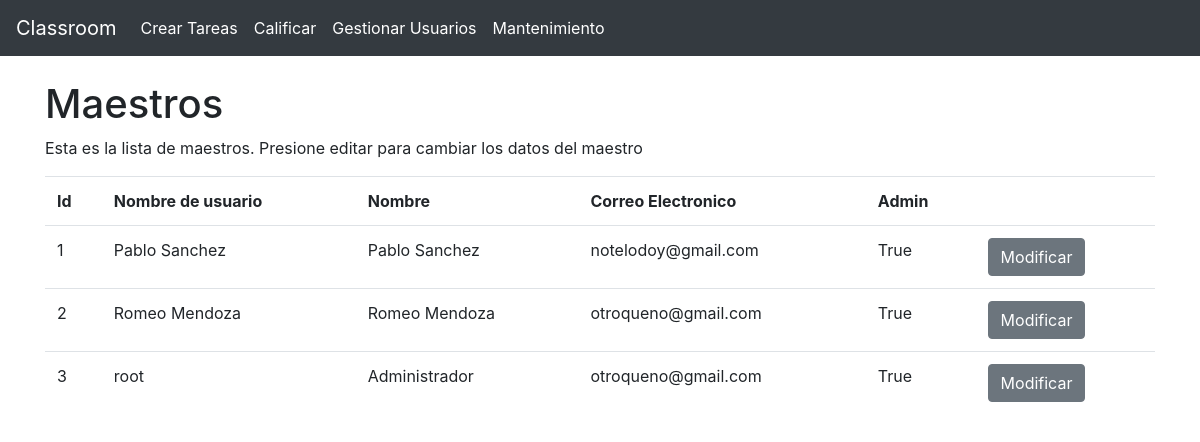
The app's page /gestionDeUsuarios/actualizarM/0 (signed in), older data.
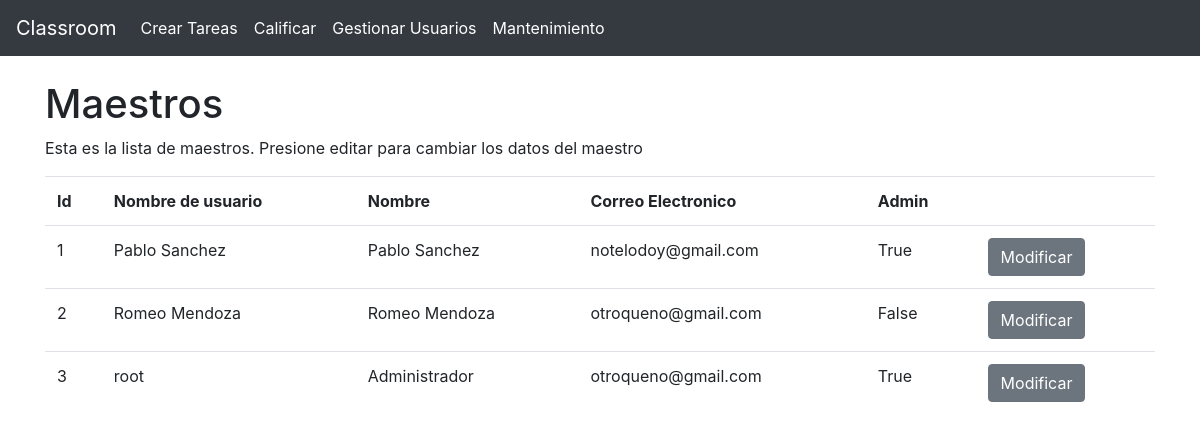
The same page, newer data.
### app.py (models this page shows)
class Maestro(db.Model):
    Id                = db.Column(db.Integer, primary_key=True)
    NombreUsuario     = db.Column(db.String(30), unique=True, nullable=False)
    Contrasena        = db.Column(db.String(32), nullable=False)
    Nombre            = db.Column(db.String(30), nullable=False)
    CorreoElectronico = db.Column(db.String(30), nullable=False)
    Admin             = db.Column(db.Boolean, nullable=False)
    clases            = db.relationship("Clases", backref="clasesPorMaestro")

### app.py (the view)
@app.route("/gestionDeUsuarios/actualizarM/<int:id>", methods=["GET", "POST"])
def gestionUsuariosActualizarM(id):
    if not "type" in session:
        flash("Cuidado mano, que tengo tu ip")
        return redirect("/")
    if session["type"] != "Admin":
        flash("Cuidado, que tengo tu IP")
        return redirect("/")
    if request.method == "POST":
        if id != 0:
            nMaestro = Maestro.query.get(id)
            contra = request.form.get("contrasena")
            if contra != "":
                nMaestro.Contrasena = hash.hash_passwd(contra)
            nMaestro.NombreUsuario     = request.form.get("nombreUsuario")
            nMaestro.Nombre            = request.form.get("nombre")
            nMaestro.CorreoElectronico = request.form.get("correoElectronico")
            nMaestro.Admin             = request.form.get("admin") == "on"
            db.session.commit()
        return redirect("/gestionDeUsuarios/actualizarM/0")
    else:
        if id == 0:
            maestros = Maestro.query.all()
            return render_template("enlistarM.html", type=session["type"], maestros=maestros)
        else:
            maestro = Maestro.query.get(id)
            return render_template("modificarM.html", type=session["type"], maestro=maestro)

### templates/enlistarM.html
{% extends "base.html" %}
{% block contenido %}
<br>
<h1>Maestros</h1>
<p>Esta es la lista de maestros. Presione editar para cambiar los datos del maestro</p>
<table class="table">
    <tr>
        <th>Id</th>
        <th>Nombre de usuario</th>
        <th>Nombre</th>
        <th>Correo Electronico</th>
        <th>Admin</th>
        <th></th>
    </tr>
    {% for maestro in maestros %}
    <tr>
        <td>{{ maestro.Id }}</th>
        <td>{{ maestro.NombreUsuario }}</th>
        <td>{{ maestro.Nombre }}</th>
        <td>{{ maestro.CorreoElectronico }}</th>
        <td>{{ maestro.Admin }}</th>
        <td><a class="btn btn-secondary" href="/gestionDeUsuarios/actualizarM/{{ maestro.Id }}">Modificar</a></th>
    </tr>
    {% endfor %}
</table>
{% endblock %}

### templates/base.html (shortened to what this page needs)
<!DOCTYPE html>
<html>
    <head>
        <link rel="stylesheet" href="https://stackpath.bootstrapcdn.com/bootstrap/4.5.0/css/bootstrap.min.css">
    </head>
    <body>
           <div class="fluid-container">
             <div class="row" id="BarraMenu">
                <div class="col-md">
                    <nav class="navbar navbar-expand-lg navbar-dark bg-dark">
                        <a class="navbar-brand" href="#">Classroom</a>
                        <div class="collapse navbar-collapse" id="navbarSupportedContent">
                            <ul class="navbar-nav mr-auto">
                                {% if type=="Alumno" %}
                                    <li class="nav-item active">
                                        <a class="nav-link" href="/tareas">Tareas Pendientes</a>
                                    </li>
                                    <li class="nav-item active">
                                        <a class="nav-link" href="/notas">Notas</a>
                                    </li>
                                {% elif type=="Admin" %}
                                    <li class="nav-item active">
                                        <a class="nav-link" href="/crear_tareas">Crear Tareas</a>
                                    </li>
                                    <li class="nav-item active">
                                        <a class="nav-link" href="/calificar">Calificar</a>
                                    </li>
                                    <li class="nav-item active">
                                        <a class="nav-link" href="/gestionDeUsuarios">Gestionar Usuarios</a>
                                    </li>
                                    <li class="nav-item active">
                                        <a class="nav-link" href="/mantenimiento">Mantenimiento</a>
                                    </li>
                                {% endif %}
                            </ul>
                        </div>
                    </nav>
                </div>
            </div>
           </div>
            <div class="container">
                {% block contenido %}
                {% endblock %}
            </div>
    </body>
</html>

Row changes from the older to the newer data that the page shows:
changed Maestro "Romeo Mendoza": Admin "True" → "False"
